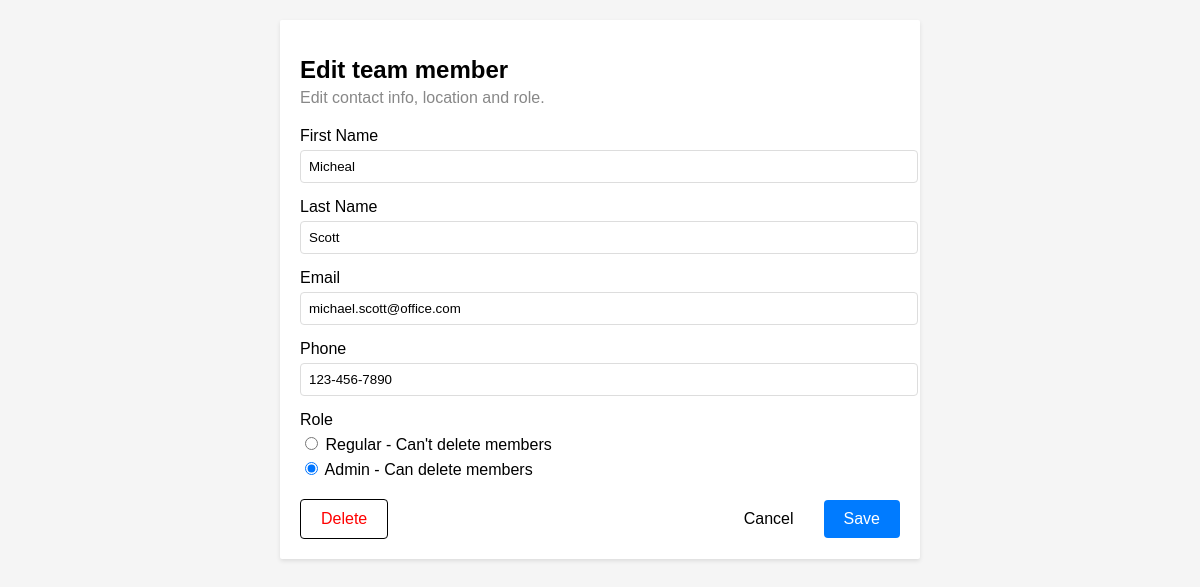
Page /edit/2/ on the committed database.
### members/models.py (models this page shows, shortened)
class Member(models.Model):
    ROLE_CHOICES = [
        ('r', 'Regular - Can\'t delete members'),
        ('a', 'Admin - Can delete members'),
    ]
    dateCreated = models.DateTimeField(auto_now_add=True, null=True, blank=True)
    dateModified = models.DateTimeField(null=True, blank=True, default=timezone.now)
    first_name = models.CharField(max_length=100)
    last_name = models.CharField(max_length=100)
    emailId = models.CharField(null=True, blank=True, unique=True, max_length=100)
    phone = models.CharField(max_length=15)
    role = models.CharField(max_length=10, choices=ROLE_CHOICES, default='r')
    imageUrl = models.CharField(max_length=200)
    isInActive = models.BooleanField(default=False)

### members/views.py (the view)
# urls.py: path('edit/<int:pk>/', MemberUpdateView.as_view(), name='member_edit'),
class MemberUpdateView(UpdateView):
    model = Member
    form_class = MemberForm
    template_name = 'members/form.html'
    success_url = reverse_lazy('member_list')

### members/forms.py (shortened to what this page needs)
class MemberForm(forms.ModelForm):
    phone = forms.CharField(max_length=12, widget=forms.TextInput(attrs={'placeholder': 'xxx-xxx-xxxx'}))
    class Meta:
        model = Member
        fields = ['first_name', 'last_name', 'emailId', 'phone', 'role']

### members/templates/members/form.html (shortened to what this page needs)
{% extends 'members/base.html' %}
{% block content %}
<h1>{% if form.instance.pk %}Edit team member{% else %}Add a team member{% endif %}</h1>
<h2>{% if form.instance.pk %}Edit contact info, location and role.{% else %}Set email, location and role.{% endif %}</h2>
<form method="post" id="member-form">
    <div class="form-group">
        <label for="{{ form.first_name.id_for_label }}">First Name</label>
        {{ form.first_name }}
    </div>
    <div class="form-group">
        <label for="{{ form.last_name.id_for_label }}">Last Name</label>
        {{ form.last_name }}
    </div>
    <div class="form-group">
        <label for="{{ form.emailId.id_for_label }}">Email</label>
        {{ form.emailId }}
    </div>
    <div class="form-group">
        <label for="{{ form.phone.id_for_label }}">Phone</label>
        {{ form.phone }}
    </div>
    <div class="form-group">
        <label>Role</label>
        <div class="radio-group">
            {% for value, text in form.role.field.choices %}
            <label class="radio-label">
                <input type="radio" name="{{ form.role.name }}" value="{{ value }}" {% if form.role.value == value %}checked{% endif %}>
                {{ text }}
            </label>
            {% endfor %}
        </div>
    </div>
    <div class="button-container">
        {% if form.instance.pk and form.instance.role == 'a' %}
        <div class="button-group left">
            <button type="button" class="button delete-button" onclick="confirmDelete()">Delete</button>
        </div>
        {% endif %}
        <div class="button-group right">
            <a href="{% url 'member_list' %}" class="button cancel-button">Cancel</a>
            <button type="submit" class="button save-button">Save</button>
        </div>
    </div>
</form>
{% endblock %}

### static/css/style.css (style rules this page uses)
body { font-family: Arial, sans-serif; margin: 0; padding: 20px; background-color: #f5f5f5; }
h1 { font-size: 24px; margin-bottom: 5px; }
h2 { font-size: 16px; color: #888; font-weight: normal; margin-top: 0; }
form { margin-top: 20px; }
.form-group { margin-bottom: 15px; }
label { display: block; margin-bottom: 5px; }
input[type="text"], input[type="email"], select { width: 100%; padding: 8px; border: 1px solid #ddd; border-radius: 4px; }
.button-container { display: flex; justify-content: space-between; align-items: center; margin-top: 20px; }
.button-group { display: flex; }
.button-group.right { justify-content: flex-end; }
.button { padding: 10px 20px; border: none; border-radius: 4px; cursor: pointer; font-size: 16px; text-decoration: none; }
.save-button { background-color: #007bff; color: white; margin-left: 10px; }
.cancel-button { background-color: white; color: black; }
.delete-button { background-color: white; color: red; border: 1px solid black; }

### rows in the picture
Member: first_name "Micheal", last_name "Scott", emailId "michael.scott@office.com", phone "123-456-7890"

### other values in the picture
{{ text }} "Regular - Can't delete members" "Admin - Can delete members"
